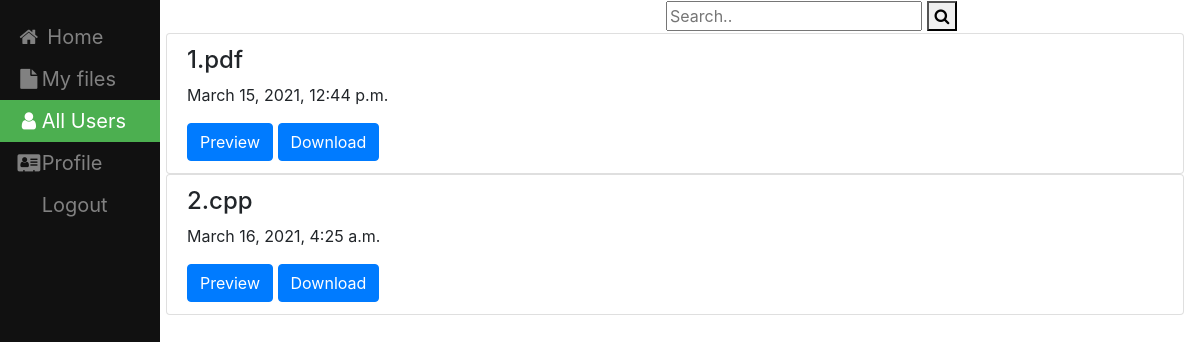
The app's page /kartheek with its own data.
### filesharing/models.py (models this page shows, shortened)
class File(models.Model):
    name = models.CharField(max_length=100,null=True,blank=True)
    file=models.FileField(upload_to=user_directory_path);
    created_on = models.DateTimeField(auto_now_add=True)
    user = models.ForeignKey(User,on_delete=models.CASCADE, default=None)

### filesharing/views.py (the view)
# urls.py: path('<slug:user>',views.ousersfile,name='ousersfiles')
def ousersfile(request,user):
    print(user)
    ruser=User.objects.get(username=user)
    all_files = File.objects.filter(user=ruser)
    context = {'all_files': all_files, 'u': ruser}
    return render(request, 'filesharing/ousersfile.html', context)

### templates/filesharing/ousersfile.html (shortened to what this page needs)
{% load static %}
<!DOCTYPE html>
<html lang="en" dir="ltr">
  <head>
    <link rel="stylesheet" type="text/css" href="{%  static "css/styles.css" %}"/>
    <link rel="stylesheet" href="https://cdnjs.cloudflare.com/ajax/libs/font-awesome/4.7.0/css/font-awesome.min.css">
    <link rel="stylesheet" href="https://maxcdn.bootstrapcdn.com/bootstrap/4.0.0/css/bootstrap.min.css">
</head>
  <body>
<div class="sidebar">
  <a href="home1"><i class="fa fa-fw fa-home"></i> Home</a>
  <a  href="My_Files"><i class="fa fa-fw fa-file"></i>My files</a>
  <a class="active" href="allusers"><i class="fa fa-fw fa-user"></i>All Users</a>
  <a href="createdprofile"><i class="fa fa-fw fa-address-card"></i>Profile</a>
  <a href="logout">Logout</a>
</div>
<form class="example" action="action_page.php">
  <input type="text" placeholder="Search.." name="search">
  <button type="submit"><i class="fa fa-search"></i></button>
</form>
  <div class="content">
      <div class="list-group">
      {% for file in all_files %}
            <div class="list-group">
                 <div  class="list-group-item">
                    <h4 class="list-group-item-text">{{ file.name}}</h4>
                      <p class="list-group-item-text">{{ file.created_on}}</p>
                     <a class="list-group-item-text" href="{{ file.file.url }}" target="_blank"><button type="button" class="btn btn-primary">Preview</button> </a> </td>
                     <a class="list-group-item-text" href="{{ file.file.url }}" target="_blank" download><button type="button" class="btn btn-primary">Download</button></a>&nbsp;&nbsp;&nbsp;&nbsp;&nbsp;&nbsp;
                 </div>
          </div>
      {% endfor %}
     </div>
  </div>
  </body>
</html>

### static/css/styles.css (style rules this page uses)
.sidebar { height: 100%; width: 160px; position: fixed; z-index: 1; top: 0; left: 0; background-color: #111; overflow-x: hidden; padding-top: 16px; }
.sidebar a { padding: 6px 8px 6px 16px; text-decoration: none; font-size: 20px; color: #818181; display: block; }
.sidebar a.active { background-color: #4CAF50; color: white; }
div.content { margin-left: 150px; padding: 1px 16px; height: 2000px; }
.example { margin-left: 650px; padding: 1px 16px; }

### records on screen
File: name "1.pdf", created_on "March 15, 2021, 12:44 p.m."
File: name "2.cpp", created_on "March 16, 2021, 4:25 a.m."
